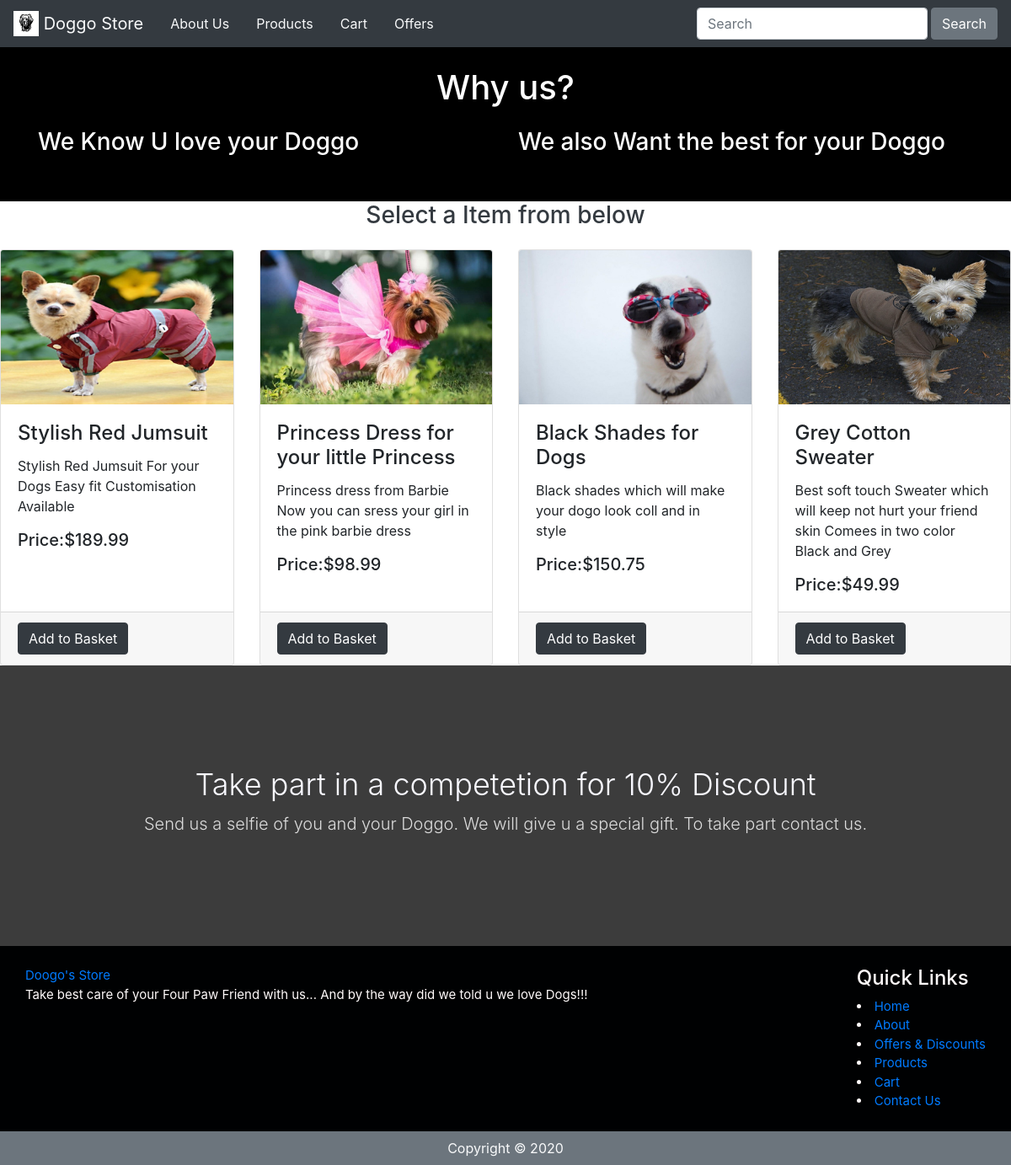
The app's page /item/3/ with its own data.
### doggosstore/models.py (models this page shows, shortened)
class Item(db.Model):
    __tablename__='item'
    id = db.Column(db.Integer, primary_key=True)
    name = db.Column(db.String(64),nullable=False)
    description = db.Column(db.String(500), nullable=False)
    image = db.Column(db.String(60), nullable=False)
    price = db.Column(db.Float, nullable=False)
    date = db.Column(db.DateTime, nullable=False)
    product_id = db.Column(db.Integer, db.ForeignKey('product.id'))

### doggosstore/views.py (the view)
@bp.route('/item/<int:productid>/')
def items(productid):
    item = Item.query.filter(Item.product_id == productid)
    return render_template('products.html', item = item)

### doggosstore/templates/Products.html (shortened to what this page needs)
{% extends 'base.html' %}
{% block main %}
 <section class="first">
    <div class="container">
        <div class="text-white text-center">
            <div>
                <p class="h1 text-white mb-4">Why us?</p>
            </div>
        </div>
        <div >
        <div class="row">
            <div class="col-md-6">
                <article>
                    <h3 class="h3 text-white">We Know U love your Doggo</h3>
                </article>
            </div>
            <div>
                <div class="col-md-12">
                    <article>
                        <h3 class="h3 text-white">We also Want the best for your Doggo</h3>
                    </article>
                </div>
            </div>
        </div>
        </div>
        <hr>
    </div>
</section>
<section>
    <div class="text-dark text-center">
        <div>
            <p class="h3 text-dark mb-4">Select a Item from below</p>
        </div>
    </div>
    <div class="card-deck">
        {% for item in item%}
        <div class="card">
            <img class="card-img-top" src="{{url_for('static', filename='img/'+item.image)}}" alt="Card image">
            <div class="card-body">
                <h4 class="card-title">{{item.name}}</h4>
                <p class="card-text">{{item.description}}</p>
                <h5 class="card-text">Price:{{ "$%.2f"|format(item.price) }}</h5>
            </div>
            <div class="card-footer">
                <form action="{{ url_for('main.order') }}">
                    <input class="btn btn-dark" type="submit" value="Add to Basket">
                </form>
            </div>
        </div>
        {% endfor %}
    </div>
</section>
{% endblock %}

### doggosstore/templates/base.html (style rules this page uses)
.first { position: relative; padding-top: 2%; padding-bottom: 1%; background-color: black; }

### records on screen
Item: image (picture), name "Stylish Red Jumsuit", description "Stylish Red Jumsuit For your Dogs Easy fit Customisation Available", price "$189.99"
Item: image (picture), name "Princess Dress for your little Princess", description "Princess dress from Barbie Now you can sress your girl in the pink barbie dress", price "$98.99"
Item: image (picture), name "Black Shades for Dogs", description "Black shades which will make your dogo look coll and in style", price "$150.75"
Item: image (picture), name "Grey Cotton Sweater", description "Best soft touch Sweater which will keep not hurt your friend skin Comees in two color Black and Grey", price "$49.99"
